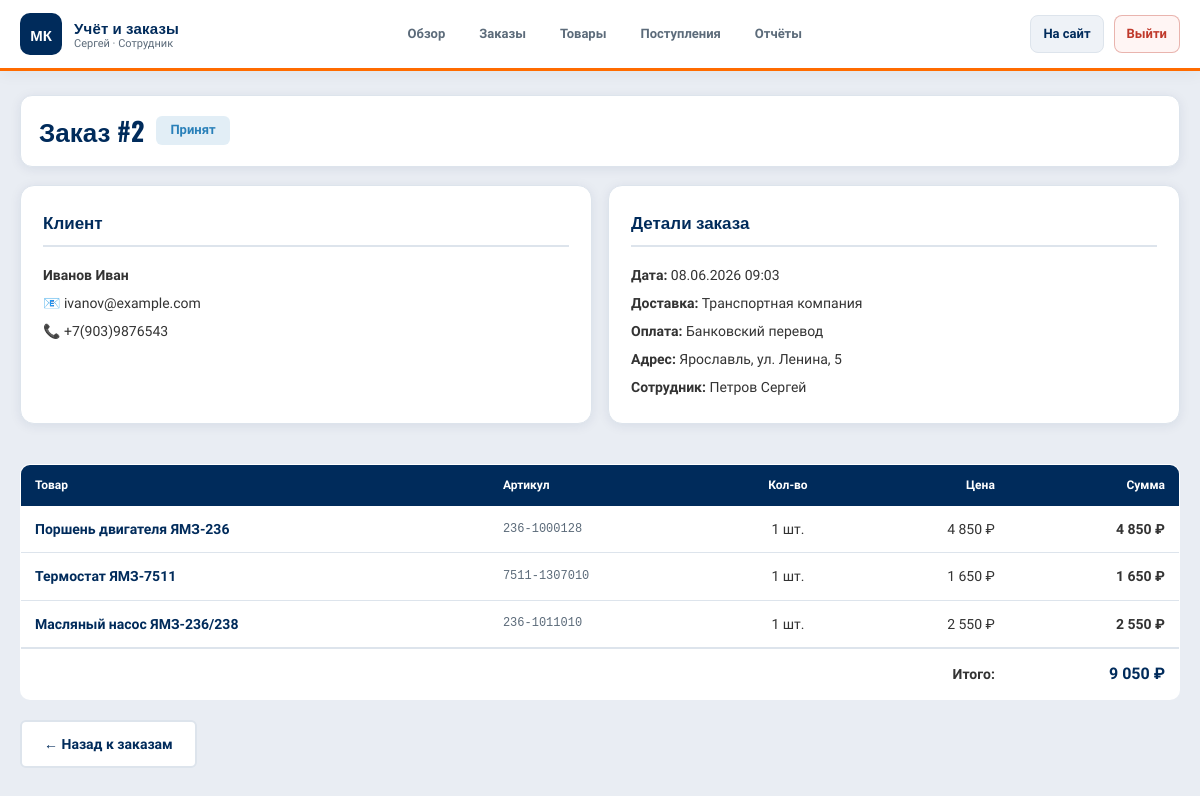
/admin/order_view.php?id=2 (signed in), run on the app's committed database.
### tables this page shows
CREATE TABLE `orders` (
  `id`               INT UNSIGNED NOT NULL AUTO_INCREMENT,
  `user_id`          INT UNSIGNED NOT NULL,
  `employee_id`      INT UNSIGNED DEFAULT NULL,
  `status`           ENUM('new','accepted','assembling','shipped','delivered','cancelled') NOT NULL DEFAULT 'new',
  `total_amount`     DECIMAL(12,2) NOT NULL DEFAULT 0.00,
  `delivery_address` VARCHAR(300) DEFAULT NULL,
  `delivery_method`  ENUM('pickup','transport','courier') NOT NULL DEFAULT 'pickup',
  `payment_method`   ENUM('cash','card','bank_transfer') NOT NULL DEFAULT 'cash',
  `comment`          TEXT DEFAULT NULL,
  `created_at`       DATETIME NOT NULL DEFAULT CURRENT_TIMESTAMP,
  `updated_at`       DATETIME NOT NULL DEFAULT CURRENT_TIMESTAMP ON UPDATE CURRENT_TIMESTAMP,
  PRIMARY KEY (`id`),
  KEY `fk_order_user`     (`user_id`),
  KEY `fk_order_employee` (`employee_id`),
  KEY `idx_order_status`  (`status`),
  CONSTRAINT `fk_order_user`     FOREIGN KEY (`user_id`)     REFERENCES `users`(`id`) ON UPDATE CASCADE,
  CONSTRAINT `fk_order_employee` FOREIGN KEY (`employee_id`) REFERENCES `users`(`id`) ON UPDATE CASCADE ON DELETE SET NULL
);

CREATE TABLE `users` (
  `id`          INT UNSIGNED NOT NULL AUTO_INCREMENT,
  `role_id`     TINYINT UNSIGNED NOT NULL DEFAULT 2,
  `last_name`   VARCHAR(60)  NOT NULL,
  `first_name`  VARCHAR(60)  NOT NULL,
  `middle_name` VARCHAR(60)  DEFAULT NULL,
  `email`       VARCHAR(120) NOT NULL,
  `phone`       VARCHAR(20)  DEFAULT NULL,
  `password`    VARCHAR(255) NOT NULL,
  `is_active`   TINYINT(1) NOT NULL DEFAULT 1,
  `created_at`  DATETIME NOT NULL DEFAULT CURRENT_TIMESTAMP,
  `last_login`  DATETIME DEFAULT NULL,
  PRIMARY KEY (`id`),
  UNIQUE KEY `uq_email` (`email`),
  KEY `fk_users_role` (`role_id`),
  CONSTRAINT `fk_users_role` FOREIGN KEY (`role_id`) REFERENCES `roles`(`id`) ON UPDATE CASCADE
);

CREATE TABLE `order_items` (
  `id`         INT UNSIGNED NOT NULL AUTO_INCREMENT,
  `order_id`   INT UNSIGNED NOT NULL,
  `product_id` INT UNSIGNED NOT NULL,
  `qty`        SMALLINT UNSIGNED NOT NULL DEFAULT 1,
  `price`      DECIMAL(10,2) NOT NULL,
  PRIMARY KEY (`id`),
  KEY `fk_oi_order`   (`order_id`),
  KEY `fk_oi_product` (`product_id`),
  CONSTRAINT `fk_oi_order`   FOREIGN KEY (`order_id`)   REFERENCES `orders`(`id`)   ON DELETE CASCADE,
  CONSTRAINT `fk_oi_product` FOREIGN KEY (`product_id`) REFERENCES `products`(`id`) ON UPDATE CASCADE
);

CREATE TABLE `products` (
  `id`          INT UNSIGNED NOT NULL AUTO_INCREMENT,
  `article`     VARCHAR(30)   NOT NULL,
  `name`        VARCHAR(200)  NOT NULL,
  `category_id` SMALLINT UNSIGNED NOT NULL,
  `description` TEXT DEFAULT NULL,
  `price`       DECIMAL(10,2) NOT NULL,
  `stock_qty`   INT NOT NULL DEFAULT 0,
  `unit`        VARCHAR(10) NOT NULL DEFAULT 'шт.',
  `is_original` TINYINT(1) NOT NULL DEFAULT 1,
  `is_active`   TINYINT(1) NOT NULL DEFAULT 1,
  `created_at`  DATETIME NOT NULL DEFAULT CURRENT_TIMESTAMP,
  `updated_at`  DATETIME NOT NULL DEFAULT CURRENT_TIMESTAMP ON UPDATE CURRENT_TIMESTAMP,
  PRIMARY KEY (`id`),
  UNIQUE KEY `uq_article` (`article`),
  KEY `fk_product_cat` (`category_id`),
  CONSTRAINT `fk_product_cat` FOREIGN KEY (`category_id`) REFERENCES `categories`(`id`) ON UPDATE CASCADE
);

### config.php (called while the page is built, shortened)
<?php
function e(string $s): string {
    return htmlspecialchars($s, ENT_QUOTES, 'UTF-8');
}
function asset(string $file): string {
    return BASE_URL . ltrim($file, '/') . '?v=' . ASSET_VER;
}
function fmtPrice(float $v): string {
    return number_format($v, 0, '.', ' ') . ' ₽';
}

### admin/order_view.php (the view, shortened to what this page needs)
<?php
require_once __DIR__ . '/../config.php';
$pdo     = getDB();
$orderId = (int)($_GET['id'] ?? 0);
$order = $pdo->prepare('
    SELECT o.*, CONCAT(cu.last_name," ",cu.first_name) AS client_name,
           cu.email AS client_email, cu.phone AS client_phone,
           CONCAT(eu.last_name," ",eu.first_name) AS employee_name
    FROM orders o JOIN users cu ON cu.id=o.user_id
    LEFT JOIN users eu ON eu.id=o.employee_id
    WHERE o.id=?
');
$order->execute([$orderId]);
$order = $order->fetch();
$items = $pdo->prepare('
    SELECT oi.qty, oi.price, oi.qty*oi.price AS subtotal, p.name, p.article, p.id AS product_id
    FROM order_items oi JOIN products p ON p.id=oi.product_id
    WHERE oi.order_id=?
');
$items->execute([$orderId]);
$items = $items->fetchAll();
$statusLabels = ['new'=>'Новый','accepted'=>'Принят','assembling'=>'Комплектуется','shipped'=>'Отгружен','delivered'=>'Доставлен','cancelled'=>'Отменён'];
$statusColors = ['new'=>'#e67e22','accepted'=>'#2980b9','assembling'=>'#8e44ad','shipped'=>'#16a085','delivered'=>'#27ae60','cancelled'=>'#c0392b'];
$st = $order['status'];
?><!DOCTYPE html>
<html lang="ru">
<head><meta charset="UTF-8"><meta name="viewport" content="width=device-width,initial-scale=1.0">
<link rel="stylesheet" href="<?= asset('style.css') ?>">
</head>
<body>
<div class="admin-wrap">
<?php include __DIR__.'/_sidebar.php'; ?>
<main class="admin-content">
    <div style="display:flex;align-items:center;gap:12px;margin-bottom:20px;flex-wrap:wrap">
        <h1 class="admin-title" style="margin:0">Заказ #<?= $orderId ?></h1>
        <span class="badge" style="background:<?= $statusColors[$st]??'#666' ?>22;color:<?= $statusColors[$st]??'#666' ?>;font-size:13px;padding:4px 14px">
            <?= $statusLabels[$st]??$st ?>
        </span>
    </div>
    <div style="display:grid;grid-template-columns:1fr 1fr;gap:16px;margin-bottom:20px">
        <div class="section-card">
            <h3>Клиент</h3>
            <div style="font-size:14px;line-height:2">
                <strong><?= e($order['client_name']) ?></strong><br>
                📧 <?= e($order['client_email']) ?><br>
                📞 <?= e($order['client_phone']??'—') ?>
            </div>
        </div>
        <div class="section-card">
            <h3>Детали заказа</h3>
            <div style="font-size:14px;line-height:2">
                <strong>Дата:</strong> <?= date('d.m.Y H:i',strtotime($order['created_at'])) ?><br>
                <strong>Доставка:</strong> <?= match($order['delivery_method']) { 'transport'=>'Транспортная компания','courier'=>'Курьер',default=>'Самовывоз' } ?><br>
                <strong>Оплата:</strong> <?= match($order['payment_method']) { 'card'=>'Банковская карта','bank_transfer'=>'Банковский перевод',default=>'Наличными' } ?><br>
                <?php if ($order['delivery_address']): ?>
                <strong>Адрес:</strong> <?= e($order['delivery_address']) ?><br>
                <?php endif; ?>
                <?php if ($order['employee_name']): ?>
                <strong>Сотрудник:</strong> <?= e($order['employee_name']) ?>
                <?php endif; ?>
            </div>
        </div>
    </div>
    <table class="items-table" style="margin-bottom:20px">
        <thead>
            <tr><th>Товар</th><th>Артикул</th><th style="text-align:center">Кол-во</th><th style="text-align:right">Цена</th><th style="text-align:right">Сумма</th></tr>
        </thead>
        <tbody>
        <?php foreach ($items as $item): ?>
        <tr>
            <td><a href="<?= BASE_URL ?>product.php?id=<?= $item['product_id'] ?>" style="color:var(--navy);font-weight:600"><?= e($item['name']) ?></a></td>
            <td style="font-family:monospace;font-size:12px;color:var(--muted)"><?= e($item['article']) ?></td>
            <td style="text-align:center"><?= $item['qty'] ?> шт.</td>
            <td style="text-align:right"><?= fmtPrice($item['price']) ?></td>
            <td style="text-align:right;font-weight:600"><?= fmtPrice($item['subtotal']) ?></td>
        </tr>
        <?php endforeach; ?>
        </tbody>
        <tfoot>
            <tr>
                <td colspan="4" style="text-align:right;border-top:2px solid var(--border);font-weight:700;padding:12px 14px">Итого:</td>
                <td style="text-align:right;border-top:2px solid var(--border);font-weight:700;font-size:16px;padding:12px 14px;color:var(--navy)"><?= fmtPrice($order['total_amount']) ?></td>
            </tr>
        </tfoot>
    </table>
    <a href="<?= BASE_URL ?>admin/orders.php" class="btn-outline-dark" style="display:inline-block">← Назад к заказам</a>
</main>
</div>
</body></html>

### style.css (style rules this page uses)
*,*::before,*::after { margin:0;padding:0;box-sizing:border-box }
:root { --navy:#002B5B; --navy-light:#003d7a; --orange:#FF6B00; --orange-h:#e55f00; --bg:#F4F6F9; --bg-header:#ffffff; --surface:#ffffff; --surface-2:#eef2f7; --text:#333333; --text-h:#002B5B; --muted:#5c6b7a; --white:#fff; --border:#dde4ec; --success:#1a8f55; --danger:#c0392b; --font-h:'Oswald',sans-serif; --font-b:'Source Sans 3',sans-serif; --shadow:0 2px 12px rgba(0,43,91,.08); --shadow-h:0 8px 28px rgba(0,43,91,.12); --radius:10px; --radius-sm:6px; }
body { font-family:var(--font-b);background:var(--bg);color:var(--text);font-size:16px;line-height:1.6;display:flex;flex-direction:column;min-height:100vh }
main,section,div.container { flex:1 }
a { color:inherit;text-decoration:none }
.btn-outline-dark { display:inline-block;text-align:center;border:2px solid var(--border);color:var(--text-h);padding:11px 22px;border-radius:var(--radius-sm);font-weight:600;font-size:14px;background:var(--surface) }
.items-table { width:100%;border-collapse:collapse;background:var(--surface);border-radius:var(--radius);overflow:hidden;border:1px solid var(--border) }
.items-table th { background:var(--navy);color:#fff;padding:11px 14px;text-align:left;font-size:12px }
.items-table td { padding:12px 14px;border-bottom:1px solid var(--border);font-size:14px;color:var(--text) }
.items-table tr:last-child td { border:none }
.items-table tfoot td { border-top:2px solid var(--border);font-weight:700 }
body:has(.admin-wrap) { background:#e9edf3 }
.admin-wrap { display:flex;flex-direction:column;min-height:100vh;width:100% }
.admin-content { flex:1;padding:24px 20px 40px;max-width:1400px;width:100%;margin:0 auto;box-sizing:border-box }
.admin-title { font-family:var(--font-h);font-size:26px;color:var(--navy);margin:0 0 6px;padding:0;background:none;border:none;width:auto }
.admin-content>:not(.admin-title) { margin-left:0;margin-right:0 }
.admin-content>div[style*="flex"] { background:var(--surface)!important;padding:14px 18px!important;border-radius:12px!important;border:1px solid var(--border)!important;margin-bottom:18px!important;box-shadow:var(--shadow)!important }
.badge { display:inline-block;padding:4px 11px;border-radius:6px;font-size:11px;font-weight:700 }
.section-card { background:var(--surface);border:1px solid var(--border);border-radius:14px;padding:22px;margin:0 0 20px;box-shadow:var(--shadow) }
.section-card h3 { font-family:var(--font-h);font-size:17px;color:var(--text-h);margin-bottom:14px;padding-bottom:10px;border-bottom:2px solid var(--border) }

### data on the page
orders: status "Принят", user.email "ivanov@example.com", user.phone "+7(903)9876543", created_at "08.06.2026 09:03", delivery_method "Транспортная компания", payment_method "Банковский перевод", delivery_address "Ярославль, ул. Ленина, 5", total_amount "9 050 ₽"
order_items: product.name "Поршень двигателя ЯМЗ-236", product.article "236-1000128", qty "1", price "4 850 ₽", subtotal "4 850 ₽"
order_items: product.name "Термостат ЯМЗ-7511", product.article "7511-1307010", qty "1", price "1 650 ₽", subtotal "1 650 ₽"
order_items: product.name "Масляный насос ЯМЗ-236/238", product.article "236-1011010", qty "1", price "2 550 ₽", subtotal "2 550 ₽"

### other printed values
$user['first_name'] "Сергей"
$roleLabel "Сотрудник"
$orderId "2"
$order['client_name'] "Иванов Иван"
$order['employee_name'] "Петров Сергей"
